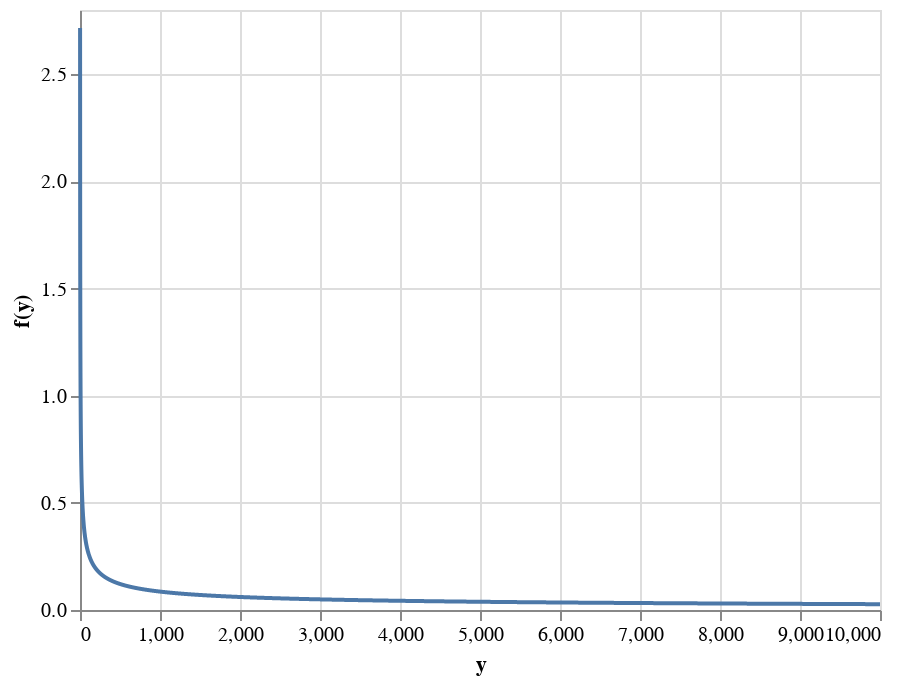

Here is the notebook cell this chart was saved with:
### Code cell
interval_length_chart = alt.Chart(interval_length_data).mark_line().encode(
        x=alt.X('x', axis=alt.Axis( title='y')),
        y=alt.Y('y', axis=alt.Axis(title='f(y)')),
    )

interval_length_chart

### Figure 1 — Vega-Lite specification as saved in the notebook (floating-point values rounded to 4 significant figures; data arrays with more than 128 entries replaced by an {"elided": "..."} marker saying what was removed)
{"config": {"view": {"continuousWidth": 400, "continuousHeight": 300}}, "data": {"name": "data-aed215980b8b71c0bdef8e610a5884bd"}, "mark": "line", "encoding": {"x": {"type": "quantitative", "axis": {"title": "y"}, "field": "x"}, "y": {"type": "quantitative", "axis": {"title": "f(y)"}, "field": "y"}}, "$schema": "https://vega.github.io/schema/vega-lite/v4.8.1.json", "datasets": {"data-aed215980b8b71c0bdef8e610a5884bd": {"elided": "10000 records"}}}
